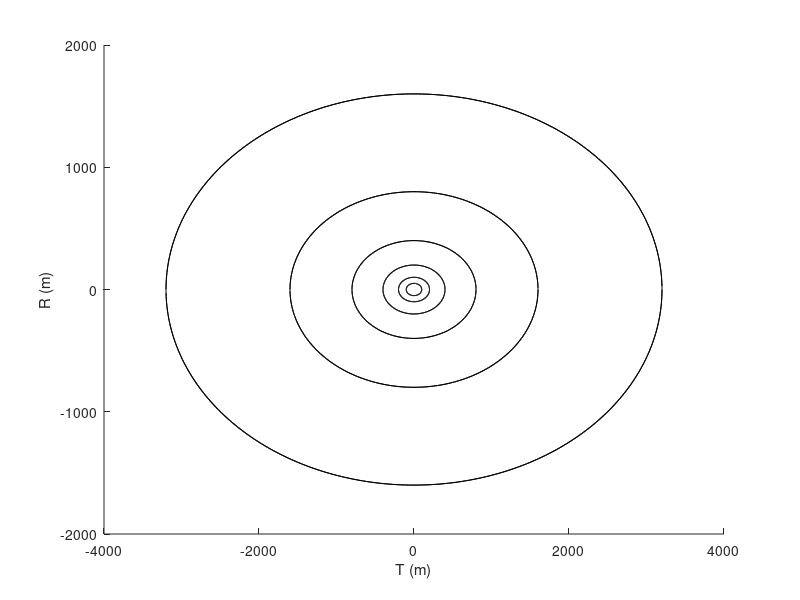
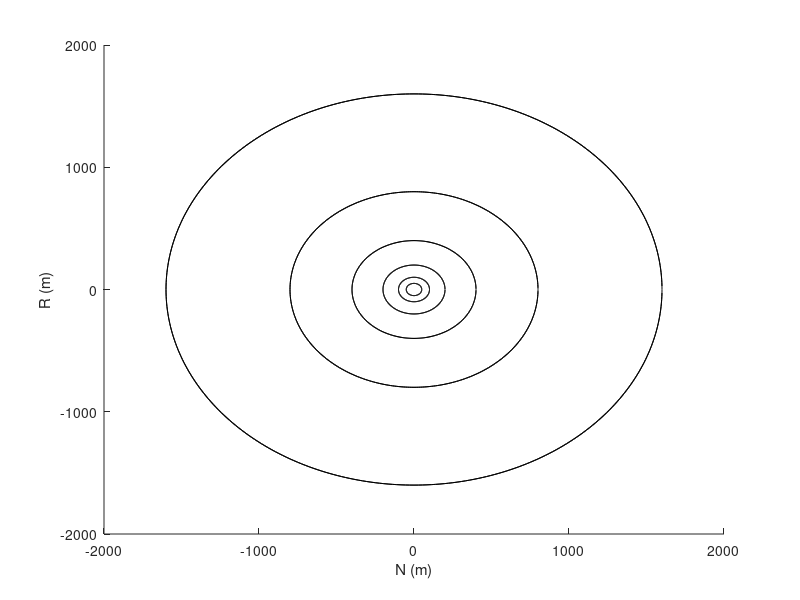
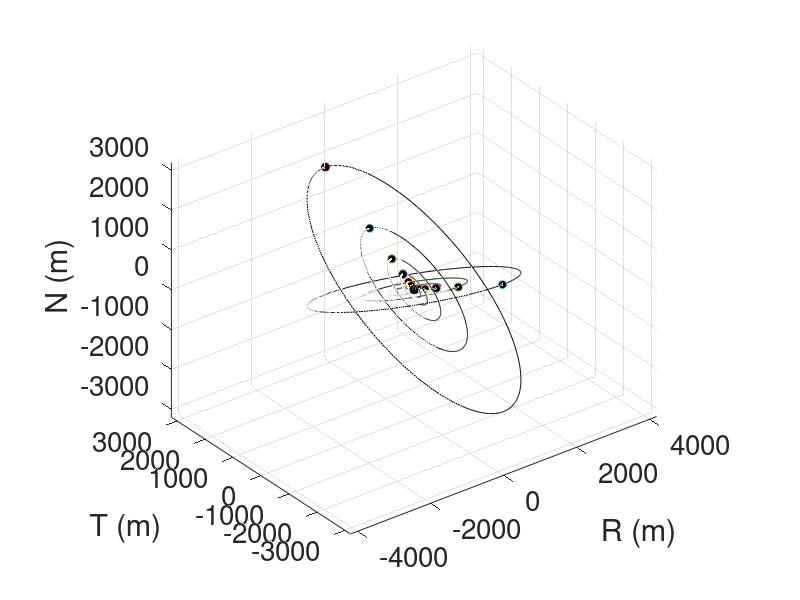
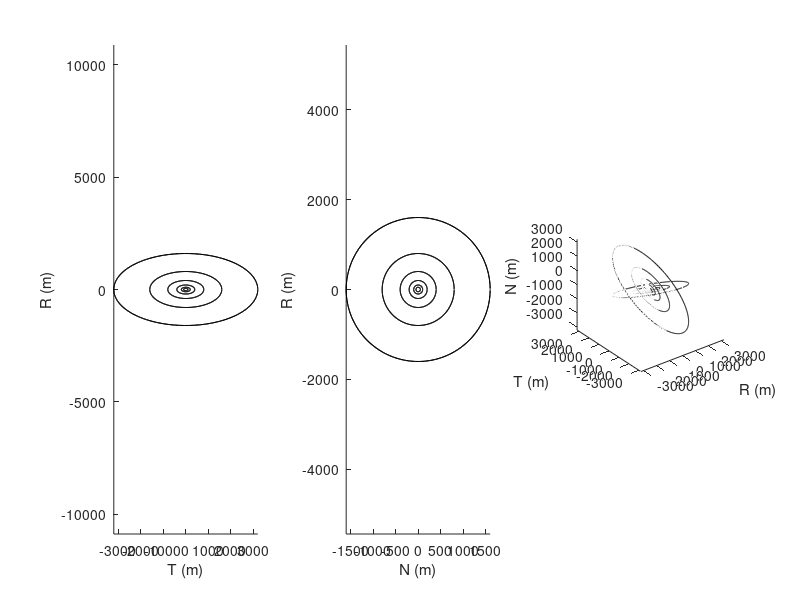

Recreate these plots in MATLAB, in order. (Note: this script raises an error after producing the figures.)
close all
clear all

%file name to save gif
filename = 'V_JPL_power_separation';

%%% V
phi_vec=[-90 -90 -90 -90 -90 -90 90 90 90 90 90 90]; %phase of relative e vector
adi_mag=[50 100 200 400 800 1600  50 100 200 400 800 1600]; %magnitude of i vector
ade_mag= [50 100 200 400 800 1600 50 100 200 400 800 1600]; %magnitude of relative e vector
nu=[-90 -90 -90 -90 -90 -90 -90 -90 -90 -90 -90 -90]; %relative i vector phase
alambda=[0 0 0 0 0 0 0 0 0 0 0 0];
ada = [0 0 0 0 0 0 0 0 0 0 0 0 ];

%%%skew eivec
% phi_vec=[-96 -84 -72 -108 -60 -120 96 84 72 108 60 120]; %phase of relative e vector
% adi_mag=[50 100 200 400 800 1600  50 100 200 400 800 1600]; %magnitude of i vector
% ade_mag= [50 100 200 400 800 1600 50 100 200 400 800 1600]; %magnitude of relative e vector
% nu=[90 90 90 90 90 90 -90 -90 -90 -90 -90 -90]; %relative i vector phase
% alambda=[0 0 0 0 0 0 0 0 0 0 0 0];
% ada = [0 0 0 0 0 0 0 0 0 0 0 0 ];

%%% power in-plane separation
%  ade_mag = [200 200 200 200 400 400 400 400 800 800 800 800];
%  phi_vec = [0 90 180 270 45 135 225 315 0 90 180 270];
% adi_mag=zeros(1,12); %magnitude of i vector
% nu=zeros(1,12); %relative i vector phase
% alambda=zeros(1,12);
% ada = zeros(1,12);









if length(phi_vec) ~= length(adi_mag) ||...
    length(adi_mag) ~= length(ade_mag) ||...
    length(ade_mag) ~= length(nu) ||...
    length(nu) ~= length(alambda)
    fprintf('WARNING: VECTORS NOT EQUAL \n')
end
    

for i=1:length(phi_vec)
    for k=1:360
        ade_mag_curr=ade_mag(i);
        nu_curr=nu(i);
        phi_curr=phi_vec(i);
        adi_mag_curr=adi_mag(i);
        alambda_curr=alambda(i);
        r(i,k)=-ade_mag_curr*cosd(k-phi_curr)+ada(i);
        t(i,k)= alambda_curr+2*ade_mag_curr*sind(k-phi_curr);
        n(i,k)=adi_mag_curr*sind(k-nu_curr);
    end
end

minsep=1000;
for k=1:360
    for index1=1:length(phi_vec);
        r1vec=[r(index1,k), t(index1,k), n(index1,k)];
        for index2=(index1+1):length(phi_vec)
            r2vec=[r(index2,k), t(index2,k), n(index2,k)];
            sep_curr=norm(r1vec-r2vec);
            if sep_curr<minsep
                minsep=sep_curr;
                indexmin=[index1 index2 k];
            end
        end
    end
end
fprintf('Min Separation: %f \n', minsep)



close all
tr=figure();
hold on
xlabel('T (m)')
ylabel('R (m)')
nr=figure();
hold on
xlabel('N (m)')
ylabel('R (m)')
p3D=figure();
hold on
xlabel('R (m)')
ylabel('T (m)')
zlabel('N (m)')
set(gca,'FontSize',20)
plot3(0,0,0,'o','MarkerFaceColor','k', 'MarkerEdgeColor', 'k')
grid on




for i=1:length(phi_vec)
    figure(tr)
    plot(t(i,:),r(i,:),'k')
    figure(nr)
    plot(n(i,:),r(i,:),'k')
    figure(p3D)
    plot3(r(i,:),t(i,:),n(i,:),'k')
end

all_view = figure();
for i=1:length(phi_vec)
    figure(all_view)
    hold on
    subplot(1,3,1)
    axis equal
    hold on
    plot(t(i,:),r(i,:),'k')
    xlabel('T (m)')
    ylabel('R (m)')
    subplot(1,3,2)
    axis equal
    hold on
    xlabel('N (m)')
    ylabel('R (m)')
    plot(n(i,:),r(i,:),'k')
    subplot(1,3,3)
    axis equal
    hold on
    xlabel('R (m)')
    ylabel('T (m)')
    zlabel('N (m)')
    plot3(r(i,:),t(i,:),n(i,:),'k')
    view(3)
end
% axis equal

figure(nr)
% axis equal
%3D plotting
figure()
axis equal on
grid on
hold on
for i=1:length(phi_vec)
    plot3(r(i,:),t(i,:),n(i,:), 'k');
end
view(3)
xlabel('R (m)')
ylabel('T (m)')
zlabel('N (m)')


figure()
axis equal on
grid on
for i=1:length(phi_vec)
    hold on
    plot(ade_mag(i)*cosd(phi_vec(i)),ade_mag(i)*sind(phi_vec(i)), 'o','MarkerFaceColor','k');
end
xlabel('a\delta e_x (m)')
ylabel('a\delta e_y (m)')
ylim([-900 900])


figure()
axis equal on
grid on
hold on
for i=1:length(phi_vec)
    plot(adi_mag(i)*cosd(nu(i)),adi_mag(i)*sind(nu(i)), 'o','MarkerFaceColor','k');
end
xlabel('a\delta i_x (m)')
ylabel('a\delta i_y (m)')
ylim([-900 900])



%3D plotting
figure(p3D)
axis equal on

for i=1:length(phi_vec)
    p{i}=plot3(r(i,1),t(i,1),n(i,1), 'o','MarkerFaceColor','k');
end
view(3)

movie_fig = 8;
figure(movie_fig)
axis equal
hold on
set(gca,'FontSize',20)
xlabel('R [m]')
ylabel('T [m]')
zlabel('N [m]')
xmin = min(min(r));
ymin = min(min(t));
zmin = min(min(n));
xmax = max(max(r));
ymax = max(max(t));
zmax = max(max(n));
xlim([xmin-0.1*abs(xmin) xmax+0.1*abs(xmax)])
ylim([ymin-0.1*abs(ymin) ymax+0.1*abs(ymax)])
zlim([zmin-0.1*abs(zmin) zmax+0.1*abs(zmax)])

axis manual
 for i=1:length(phi_vec)
     plot3(r(i,:),t(i,:), n(i,:),'k')
 end

 for i=1:length(phi_vec)
     p{i}=plot3(r(i,1),t(i,1),n(i,1), 'o','MarkerFaceColor','k', 'MarkerEdgeColor','k');
 end
 p{i+1}=plot3(0,0,0, 'o','MarkerFaceColor','k', 'MarkerEdgeColor','k');

view(3)
grid on
F = getframe(gcf);
im = frame2im(F);
[imind, cm] = rgb2ind(im,256);
imwrite(imind, cm, filename, 'gif', 'Loopcount',inf, 'DelayTime',0.00000001)


for index=1:360
    figure(movie_fig)
    for i=1:length(phi_vec)
        p{i}.XData = r(i,index);
        p{i}.YData = t(i,index);
        p{i}.ZData = n(i,index);
    end
    drawnow
    F = getframe(gcf);
im = frame2im(F);
[imind, cm] = rgb2ind(im,256);
imwrite(imind, cm, filename, 'gif', 'WriteMode','append', 'DelayTime',0.00000001)
end
    
i=5;

save('SC_RTN.mat','r','t','n')